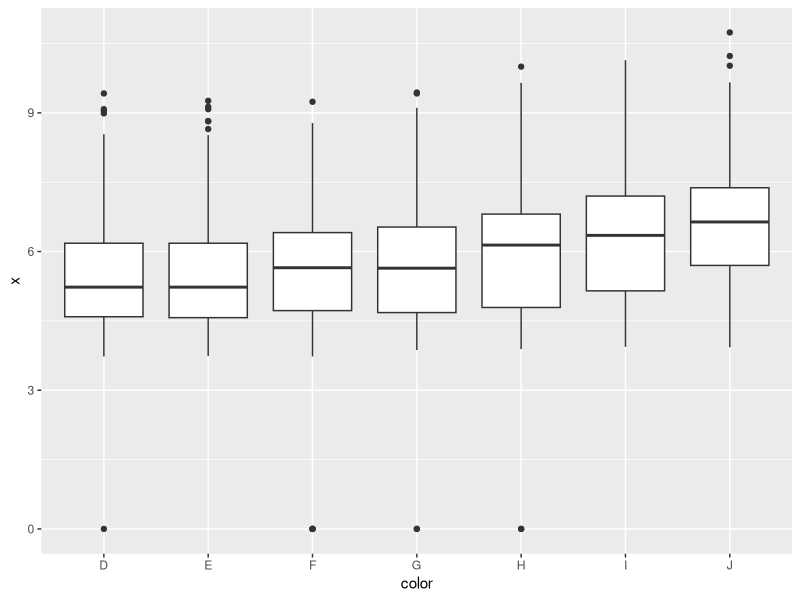
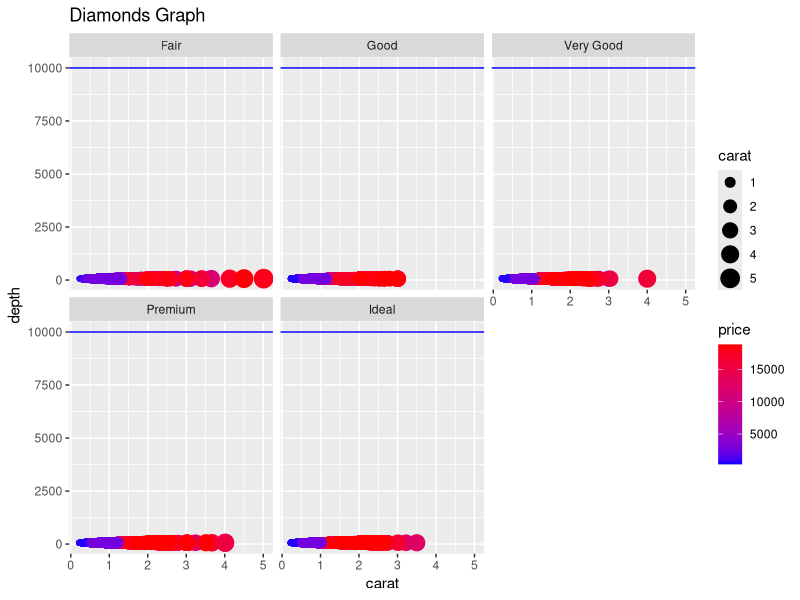

Write the R code that produced these figures, in order.
## ---- chunk 1
knitr::opts_chunk$set(echo = TRUE)
## ---- chunk 2
library(ggplot2)
data(diamonds)

## ---- chunk 3
summary(diamonds)

## ---- chunk 4
library(ggplot2)
ggplot(data = diamonds,aes(x=color,y=x))+geom_boxplot()
## ---- chunk 5
ggplot(data = diamonds, aes(x = carat, y = depth, size = carat, color = price)) +
  geom_point() +
  scale_color_gradient(low = "blue", high = "red") +
  geom_hline(yintercept = 10000, color = "blue") +
  facet_wrap(~cut) +
  labs(title = "Diamonds Graph")

## ---- chunk 6
aggregate(price ~ color, data= diamonds,FUN=mean)
